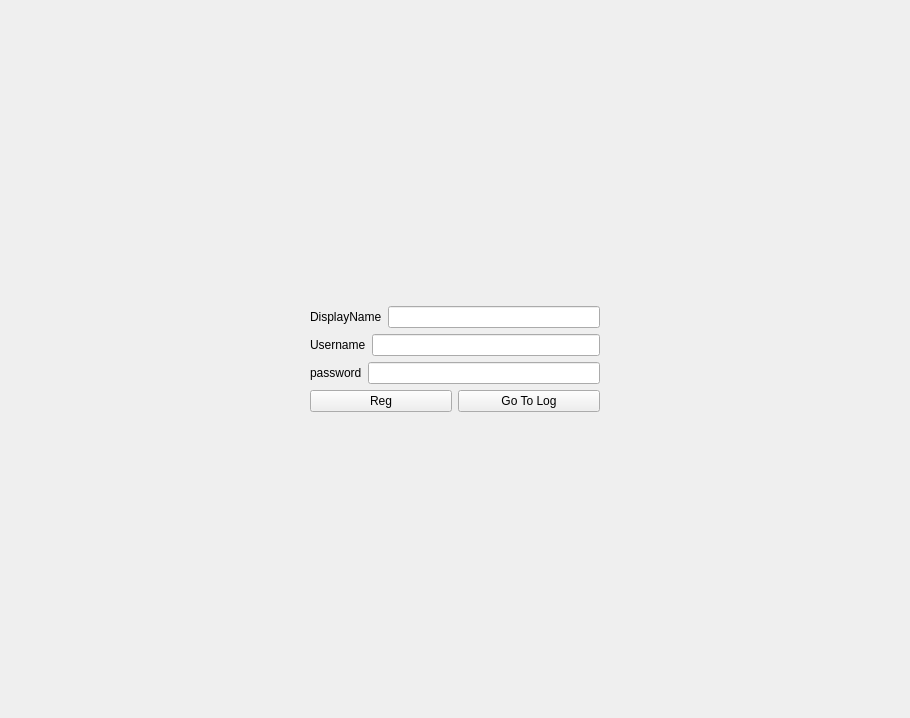
<?xml version="1.0" encoding="UTF-8"?>
<ui version="4.0">
 <class>LoginWidget</class>
 <widget class="QWidget" name="LoginWidget">
  <property name="geometry">
   <rect>
    <x>0</x>
    <y>0</y>
    <width>910</width>
    <height>718</height>
   </rect>
  </property>
  <property name="windowTitle">
   <string>Form</string>
  </property>
  <layout class="QGridLayout" name="gridLayout_3">
   <item row="0" column="0">
    <widget class="QStackedWidget" name="stackedWidget">
     <property name="currentIndex">
      <number>0</number>
     </property>
     <widget class="QWidget" name="RegisterPage">
      <layout class="QGridLayout" name="gridLayout">
       <item row="0" column="1">
        <spacer name="verticalSpacer_4">
         <property name="orientation">
          <enum>Qt::Orientation::Vertical</enum>
         </property>
         <property name="sizeHint" stdset="0">
          <size>
           <width>20</width>
           <height>40</height>
          </size>
         </property>
        </spacer>
       </item>
       <item row="1" column="0">
        <spacer name="horizontalSpacer_3">
         <property name="orientation">
          <enum>Qt::Orientation::Horizontal</enum>
         </property>
         <property name="sizeHint" stdset="0">
          <size>
           <width>40</width>
           <height>20</height>
          </size>
         </property>
        </spacer>
       </item>
       <item row="1" column="1">
        <layout class="QVBoxLayout" name="verticalLayout_6">
         <property name="sizeConstraint">
          <enum>QLayout::SizeConstraint::SetFixedSize</enum>
         </property>
         <item>
          <layout class="QHBoxLayout" name="horizontalLayout_16">
           <item>
            <widget class="QLabel" name="RegDisplayNameLabel">
             <property name="text">
              <string>DisplayName</string>
             </property>
            </widget>
           </item>
           <item>
            <widget class="QLineEdit" name="registerDisplayNameEdit"/>
           </item>
          </layout>
         </item>
         <item>
          <layout class="QHBoxLayout" name="horizontalLayout_20">
           <item>
            <widget class="QLabel" name="RegUsernameLabel">
             <property name="text">
              <string>Username</string>
             </property>
            </widget>
           </item>
           <item>
            <widget class="QLineEdit" name="registerUsernameEdit"/>
           </item>
          </layout>
         </item>
         <item>
          <layout class="QHBoxLayout" name="horizontalLayout_17">
           <item>
            <widget class="QLabel" name="RegPasswordLabel">
             <property name="text">
              <string>password</string>
             </property>
            </widget>
           </item>
           <item>
            <widget class="QLineEdit" name="registerPasswordEdit">
             <property name="echoMode">
              <enum>QLineEdit::EchoMode::Password</enum>
             </property>
            </widget>
           </item>
          </layout>
         </item>
         <item>
          <layout class="QHBoxLayout" name="horizontalLayout_18">
           <item>
            <widget class="QPushButton" name="registerButton">
             <property name="text">
              <string>Reg</string>
             </property>
            </widget>
           </item>
           <item>
            <widget class="QPushButton" name="goToLoginButton">
             <property name="text">
              <string>Go To Log</string>
             </property>
            </widget>
           </item>
          </layout>
         </item>
        </layout>
       </item>
       <item row="2" column="1">
        <spacer name="verticalSpacer_3">
         <property name="orientation">
          <enum>Qt::Orientation::Vertical</enum>
         </property>
         <property name="sizeHint" stdset="0">
          <size>
           <width>20</width>
           <height>40</height>
          </size>
         </property>
        </spacer>
       </item>
       <item row="1" column="2">
        <spacer name="horizontalSpacer_4">
         <property name="orientation">
          <enum>Qt::Orientation::Horizontal</enum>
         </property>
         <property name="sizeHint" stdset="0">
          <size>
           <width>40</width>
           <height>20</height>
          </size>
         </property>
        </spacer>
       </item>
      </layout>
     </widget>
     <widget class="QWidget" name="loginPage">
      <layout class="QGridLayout" name="gridLayout_2">
       <item row="2" column="0">
        <spacer name="horizontalSpacer">
         <property name="orientation">
          <enum>Qt::Orientation::Horizontal</enum>
         </property>
         <property name="sizeHint" stdset="0">
          <size>
           <width>40</width>
           <height>20</height>
          </size>
         </property>
        </spacer>
       </item>
       <item row="3" column="1">
        <spacer name="verticalSpacer_2">
         <property name="orientation">
          <enum>Qt::Orientation::Vertical</enum>
         </property>
         <property name="sizeHint" stdset="0">
          <size>
           <width>20</width>
           <height>40</height>
          </size>
         </property>
        </spacer>
       </item>
       <item row="2" column="3">
        <spacer name="horizontalSpacer_2">
         <property name="orientation">
          <enum>Qt::Orientation::Horizontal</enum>
         </property>
         <property name="sizeHint" stdset="0">
          <size>
           <width>40</width>
           <height>20</height>
          </size>
         </property>
        </spacer>
       </item>
       <item row="0" column="1">
        <spacer name="verticalSpacer">
         <property name="orientation">
          <enum>Qt::Orientation::Vertical</enum>
         </property>
         <property name="sizeHint" stdset="0">
          <size>
           <width>20</width>
           <height>40</height>
          </size>
         </property>
        </spacer>
       </item>
       <item row="2" column="1">
        <layout class="QVBoxLayout" name="verticalLayout_3">
         <property name="sizeConstraint">
          <enum>QLayout::SizeConstraint::SetFixedSize</enum>
         </property>
         <item>
          <layout class="QHBoxLayout" name="horizontalLayout_7">
           <item>
            <widget class="QLabel" name="loginUsernameLabel_3">
             <property name="maximumSize">
              <size>
               <width>16777215</width>
               <height>50</height>
              </size>
             </property>
             <property name="text">
              <string>Username</string>
             </property>
            </widget>
           </item>
           <item>
            <widget class="QLineEdit" name="loginUsernameEdit"/>
           </item>
          </layout>
         </item>
         <item>
          <layout class="QHBoxLayout" name="horizontalLayout_8">
           <item>
            <widget class="QLabel" name="loginPasswordLabel_3">
             <property name="maximumSize">
              <size>
               <width>16777215</width>
               <height>50</height>
              </size>
             </property>
             <property name="text">
              <string>password</string>
             </property>
            </widget>
           </item>
           <item>
            <widget class="QLineEdit" name="loginPasswordEdit">
             <property name="echoMode">
              <enum>QLineEdit::EchoMode::Password</enum>
             </property>
            </widget>
           </item>
          </layout>
         </item>
         <item>
          <layout class="QHBoxLayout" name="horizontalLayout_9">
           <item>
            <widget class="QPushButton" name="loginButton">
             <property name="text">
              <string>Login</string>
             </property>
            </widget>
           </item>
           <item>
            <widget class="QPushButton" name="goToRegisterButton">
             <property name="text">
              <string>Go To Reg</string>
             </property>
            </widget>
           </item>
          </layout>
         </item>
        </layout>
       </item>
      </layout>
     </widget>
    </widget>
   </item>
  </layout>
 </widget>
 <resources/>
 <connections/>
</ui>
